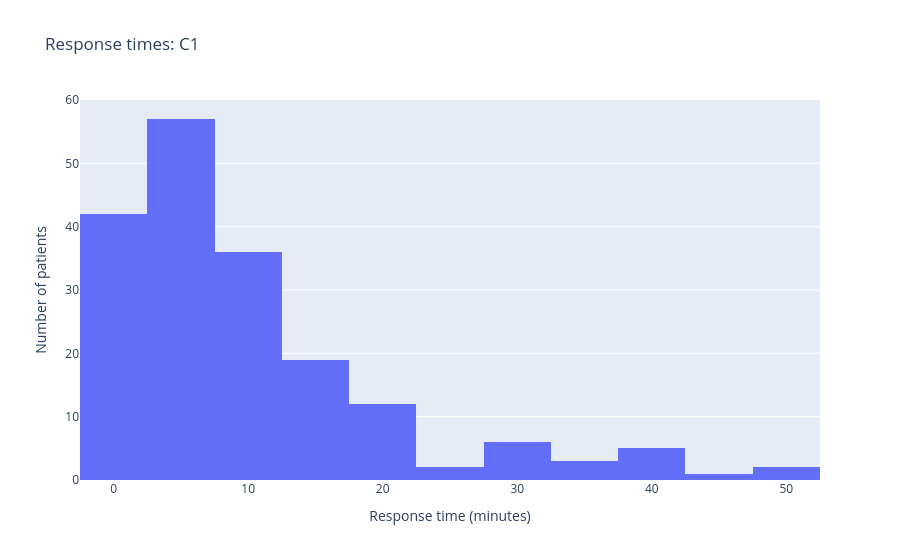
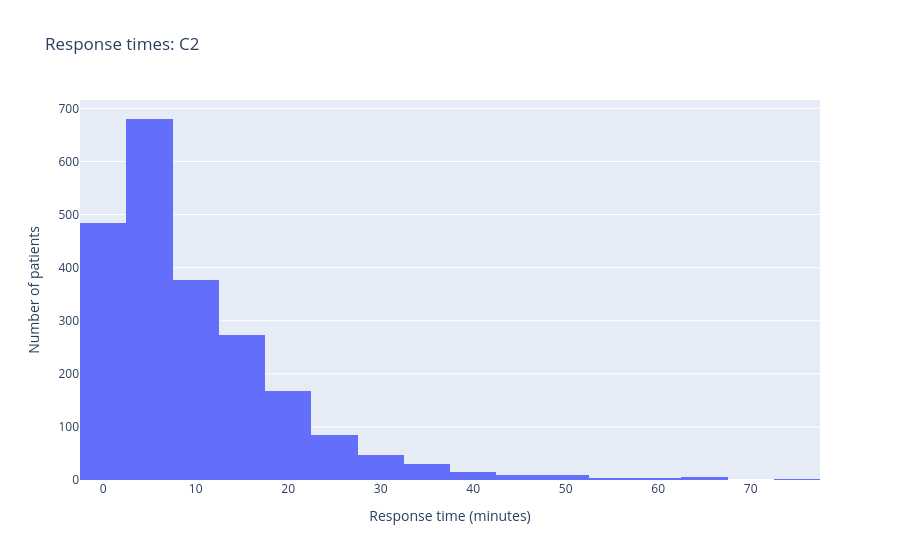
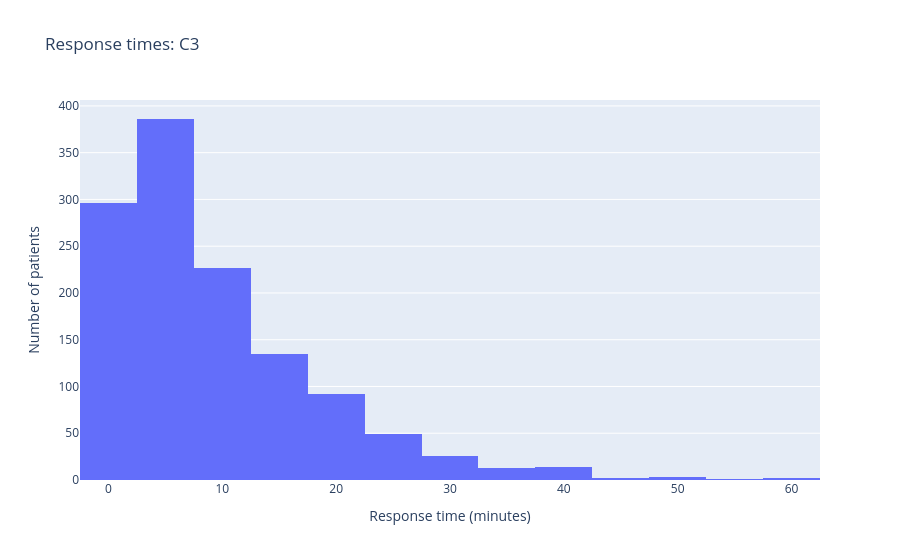
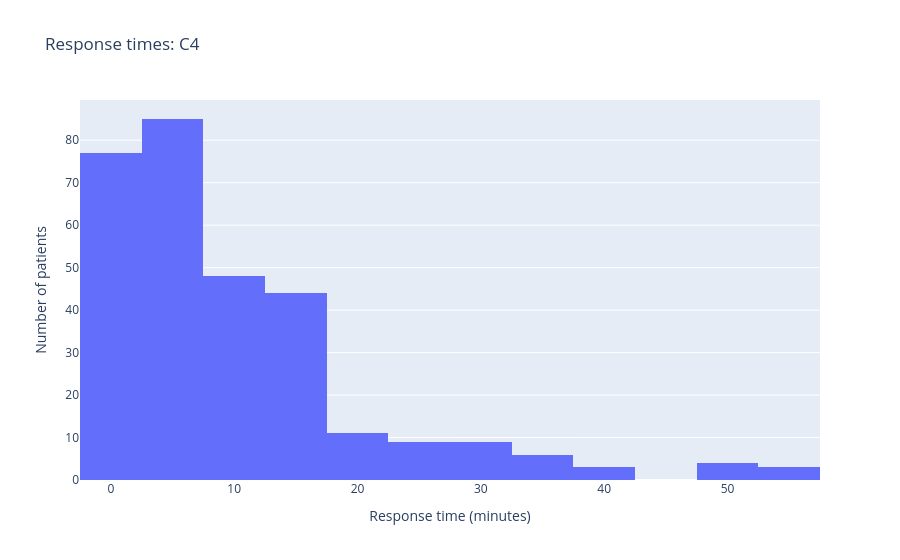

The code cell stored with these charts, in order, in its notebook:
### Code cell
for cat in ["C1", "C2", "C3", "C4"]:
    fig = px.histogram(
        df[df["category"] == cat],
        x="response_time",
        nbins=20,
        title=f"Response times: {cat}",
        labels={"response_time": "Response time (minutes)"},
    )
    fig.update_yaxes(title_text="Number of patients")
    fig.show()

### Figure 1 — Plotly figure (JSON) as saved in the notebook; plotly's stock layout.template omitted (floating-point values rounded to 4 significant figures; data arrays with more than 128 entries replaced by an {"elided": "..."} marker saying what was removed)
{"data": [{"bingroup": "x", "hovertemplate": "Response time (minutes)=%{x}<br>count=%{y}<extra></extra>", "legendgroup": "", "marker": {"color": "#636efa", "pattern": {"shape": ""}}, "name": "", "nbinsx": 20, "orientation": "v", "showlegend": false, "type": "histogram", "x": {"elided": "185 float values"}, "xaxis": "x", "yaxis": "y"}], "layout": {"barmode": "relative", "legend": {"tracegroupgap": 0}, "title": {"text": "Response times: C1"}, "xaxis": {"anchor": "y", "domain": [0, 1], "title": {"text": "Response time (minutes)"}}, "yaxis": {"anchor": "x", "domain": [0, 1], "title": {"text": "Number of patients"}}}}

### Figure 2 — Plotly figure (JSON) as saved in the notebook; plotly's stock layout.template omitted (floating-point values rounded to 4 significant figures; data arrays with more than 128 entries replaced by an {"elided": "..."} marker saying what was removed)
{"data": [{"bingroup": "x", "hovertemplate": "Response time (minutes)=%{x}<br>count=%{y}<extra></extra>", "legendgroup": "", "marker": {"color": "#636efa", "pattern": {"shape": ""}}, "name": "", "nbinsx": 20, "orientation": "v", "showlegend": false, "type": "histogram", "x": {"elided": "2196 float values"}, "xaxis": "x", "yaxis": "y"}], "layout": {"barmode": "relative", "legend": {"tracegroupgap": 0}, "title": {"text": "Response times: C2"}, "xaxis": {"anchor": "y", "domain": [0, 1], "title": {"text": "Response time (minutes)"}}, "yaxis": {"anchor": "x", "domain": [0, 1], "title": {"text": "Number of patients"}}}}

### Figure 3 — Plotly figure (JSON) as saved in the notebook; plotly's stock layout.template omitted (floating-point values rounded to 4 significant figures; data arrays with more than 128 entries replaced by an {"elided": "..."} marker saying what was removed)
{"data": [{"bingroup": "x", "hovertemplate": "Response time (minutes)=%{x}<br>count=%{y}<extra></extra>", "legendgroup": "", "marker": {"color": "#636efa", "pattern": {"shape": ""}}, "name": "", "nbinsx": 20, "orientation": "v", "showlegend": false, "type": "histogram", "x": {"elided": "1247 float values"}, "xaxis": "x", "yaxis": "y"}], "layout": {"barmode": "relative", "legend": {"tracegroupgap": 0}, "title": {"text": "Response times: C3"}, "xaxis": {"anchor": "y", "domain": [0, 1], "title": {"text": "Response time (minutes)"}}, "yaxis": {"anchor": "x", "domain": [0, 1], "title": {"text": "Number of patients"}}}}

### Figure 4 — Plotly figure (JSON) as saved in the notebook; plotly's stock layout.template omitted (floating-point values rounded to 4 significant figures; data arrays with more than 128 entries replaced by an {"elided": "..."} marker saying what was removed)
{"data": [{"bingroup": "x", "hovertemplate": "Response time (minutes)=%{x}<br>count=%{y}<extra></extra>", "legendgroup": "", "marker": {"color": "#636efa", "pattern": {"shape": ""}}, "name": "", "nbinsx": 20, "orientation": "v", "showlegend": false, "type": "histogram", "x": {"elided": "300 float values"}, "xaxis": "x", "yaxis": "y"}], "layout": {"barmode": "relative", "legend": {"tracegroupgap": 0}, "title": {"text": "Response times: C4"}, "xaxis": {"anchor": "y", "domain": [0, 1], "title": {"text": "Response time (minutes)"}}, "yaxis": {"anchor": "x", "domain": [0, 1], "title": {"text": "Number of patients"}}}}
